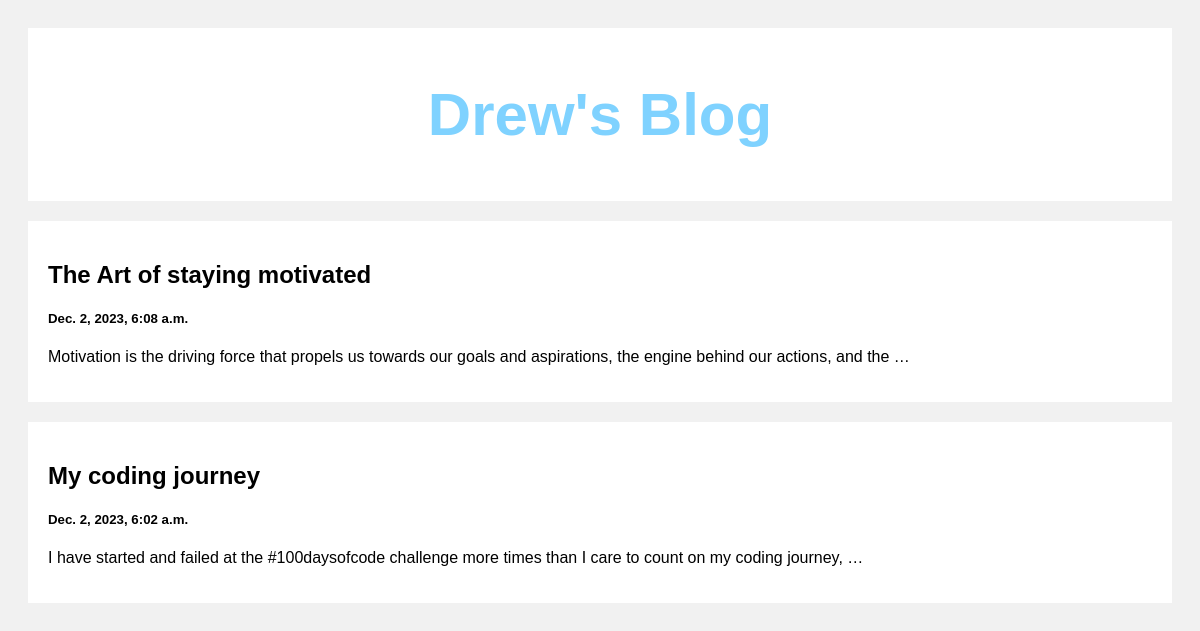
The page / on the database its author committed.
### posts/models.py (models this page shows, shortened)
class Post(models.Model):
    title = models.CharField(max_length=100)
    body = models.CharField(max_length=1000000)
    created_at = models.DateTimeField(default=datetime.now, blank=True)

### posts/views.py (the view)
def index(request):
    posts = Post.objects.all()
    return render(request, 'index.html', {'posts': posts})

### templates/index.html (shortened to what this page needs)
<!DOCTYPE html>
<html>
<head>
</head>
<body>
<div class="header">
  <h2 >Drew's Blog</h2>
</div>
<div class="row">
  <div class="leftcolumn">
    {% for post in posts reversed %}
    <div class="card">
      <a style="text-decoration: none; color: black;" href="/post/{{post.id}}">
        <h2>{{post.title}}</h2>
        <h5>{{post.created_at}}</h5>
        <p>{{post.body|truncatewords:20}}</p>
      </a>
    </div>
    {% endfor %}
  </div>
</div>
</body>
</html>

### templates/index.html (style rules this page uses)
* { box-sizing: border-box; }
body { font-family: Arial; padding: 20px; background: #f1f1f1; }
.header { padding: 2px; font-size: 40px; text-align: center; background: white; color: rgb(127, 210, 255); }
.leftcolumn { float: left; width: 100%; }
.card { background-color: white; padding: 20px; margin-top: 20px; }
.row:after { content: ""; display: table; clear: both; }

### rows shown on the page
Post: title "The Art of staying motivated", created_at "Dec. 2, 2023, 6:08 a.m.", body "Motivation is the driving force that propels us towards our goals and aspirations, the engine behind our actions, and the …"
Post: title "My coding journey", created_at "Dec. 2, 2023, 6:02 a.m.", body "I have started and failed at the #100daysofcode challenge more times than I care to count on my coding journey, …"
